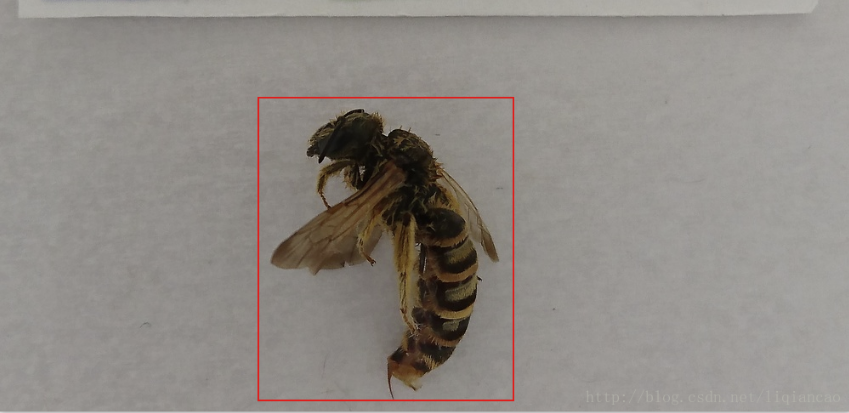
#> input picture Test/mifeng.png, 849 x 413 px
$ python test_cv2.py
#> lines starting #> are read from the running program, lines starting #| are printed output that depends on the picture
from PIL import Image
from pylab import *

pil_im = Image.open("mifeng.png")
#> pil_im is the input picture: PIL image 849x413 RGB; mean R, G, B 143.4, 138.6, 133.6
im = array(pil_im)
print(im.shape, im.dtype)
#| (413, 849, 3) uint8
imshow(im)
show()

out = pil_im.rotate(45)
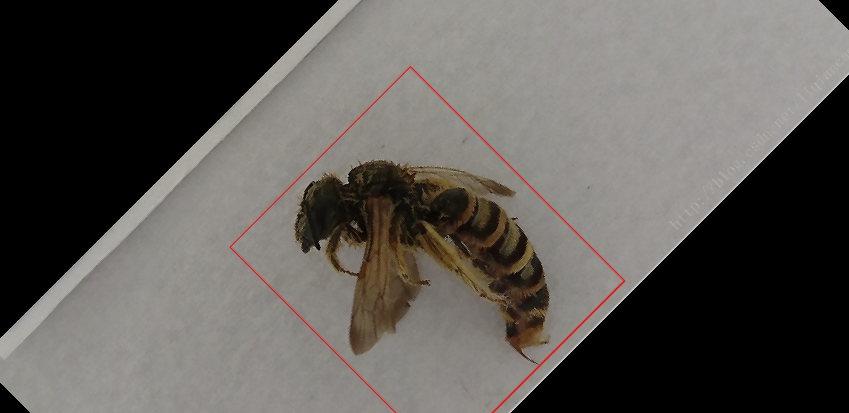
#> out: PIL image 849x413 RGB; mean R, G, B 92.6, 88.9, 85.1
im_out = array(out)
print(im.shape, im.dtype)
#| (413, 849, 3) uint8
imshow(im_out)

show()
